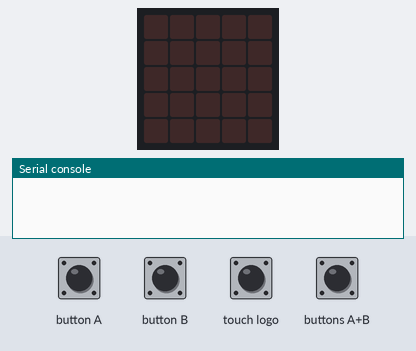
The program below on a simulated BBC micro:bit (MakeCode). Parts: the board's 5×5 LED display, the last lines printed to the serial console. The test bench sets the inputs (shaded band). Random numbers come from a fixed seed; no radio messages arrive unless stated (any console line starting 'radio sent:' is added by the test bench).

Above: at 1.2 s.
1.3 s: button A pressed for 0.15 s
At 1.8 s:
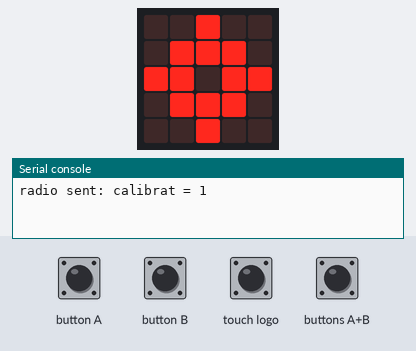
2.9 s: touch logo pressed for 0.15 s
At 4.2 s:
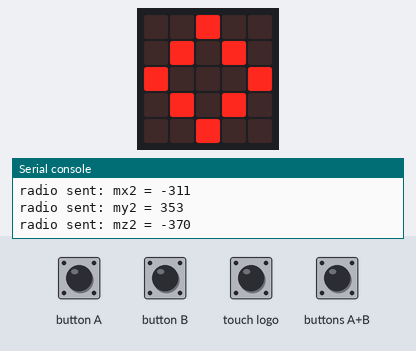
4.5 s: buttons A+B pressed for 0.15 s
At 5.5 s:
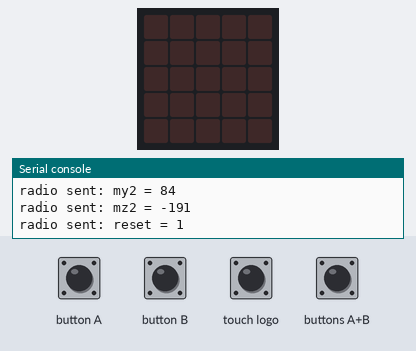
6.1 s: button A pressed for 0.15 s
At 6.7 s:
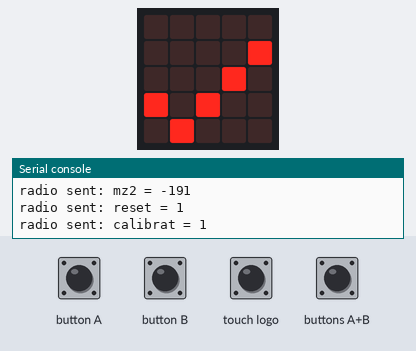
Timing chart, 0 to 9.1 s (numbered marks = the images above; inputs shaded):
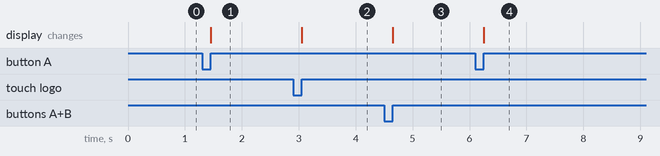

The program:

main.ts
```typescript
// Calibration mode on Button A press
input.onButtonPressed(Button.A, function () {
    if (calibrationStep == 0) {
        radio.sendValue("calibrate_start", 1)
        calibrationStep = 1
        basic.showIcon(IconNames.Target)
    } else if (calibrationStep == 1) {
        radio.sendValue("calibrate_set", 1)
        calibrationStep = 0
        basic.showIcon(IconNames.Yes)
    }
})
// Reset on Button A + B press
input.onButtonPressed(Button.AB, function () {
    radio.sendValue("reset", 1)
    repCount1 = 0
    repCount2 = 0
    score1 = 0
    score2 = 0
    running = false
    simulate = false
    basic.clearScreen()
})
// Action mode on Button B press
input.onButtonPressed(Button.B, function () {
    if (!(simulate)) {
        radio.sendValue("action", 1)
        running = true
    } else {
        simulate = false
        running = false
        basic.clearScreen()
    }
})
// Handle received values for pitch, roll, rep time, scores, and sensor data
radio.onReceivedValue(function (name, value) {
    if (name == "calibrated1" || name == "calibrated2") {
        basic.showIcon(IconNames.Target)
    } else if (name == "pitch1") {
        serial.writeValue(name, value)
    } else if (name == "roll1") {
        serial.writeValue(name, value)
    } else if (name == "pitch2") {
        serial.writeValue(name, value)
    } else if (name == "roll2") {
        serial.writeValue(name, value)
    } else if (name == "repTime1") {
        repCount1 += 1
        basic.showNumber(repCount1)
        serial.writeValue("repCount1", repCount1)
    } else if (name == "repTime2") {
        repCount2 += 1
        basic.showNumber(repCount2)
        serial.writeValue("repCount2", repCount2)
    } else if (name == "score1") {
        score1 = value
        basic.showNumber(score1)
        serial.writeValue("score1", score1)
    } else if (name == "score2") {
        score2 = value
        basic.showNumber(score2)
        serial.writeValue("score2", score2)
    } else if (name == "ax1") {
        ax1 = value
    } else if (name == "ay1") {
        ay1 = value
    } else if (name == "az1") {
        az1 = value
    } else if (name == "mx1") {
        mx1 = value
    } else if (name == "my1") {
        my1 = value
    } else if (name == "mz1") {
        mz1 = value
    } else if (name == "ax2") {
        ax2 = value
    } else if (name == "ay2") {
        ay2 = value
    } else if (name == "az2") {
        az2 = value
    } else if (name == "mx2") {
        mx2 = value
    } else if (name == "my2") {
        my2 = value
    } else if (name == "mz2") {
        mz2 = value
    }
})
// Toggle simulation mode on logo press
input.onLogoEvent(TouchButtonEvent.Pressed, function () {
    simulate = !(simulate)
    if (simulate) {
        running = true
        basic.showIcon(IconNames.Diamond)
    } else {
        running = false
        basic.clearScreen()
    }
})
let simulatedScore2 = 0
let simulatedRepTime2 = 0
let simulatedRoll2 = 0
let simulatedPitch2 = 0
let simulatedScore1 = 0
let simulatedRepTime1 = 0
let simulatedRoll1 = 0
let simulatedPitch1 = 0
let mz2 = 0
let my2 = 0
let mx2 = 0
let az2 = 0
let ay2 = 0
let ax2 = 0
let mz1 = 0
let my1 = 0
let mx1 = 0
let az1 = 0
let ay1 = 0
let ax1 = 0
let simulate = false
let running = false
let score2 = 0
let score1 = 0
let repCount2 = 0
let repCount1 = 0
let calibrationStep = 0
// Set radio group
radio.setGroup(10)
basic.forever(function () {
    if (simulate) {
        simulatedPitch1 = Math.randomRange(0, 90)
        simulatedRoll1 = Math.randomRange(0, 90)
        simulatedRepTime1 = Math.randomRange(1000, 3000)
        simulatedScore1 = Math.randomRange(0, 10)
        simulatedPitch2 = Math.randomRange(0, 90)
        simulatedRoll2 = Math.randomRange(0, 90)
        simulatedRepTime2 = Math.randomRange(1000, 3000)
        simulatedScore2 = Math.randomRange(0, 10)
        radio.sendValue("pitch1", simulatedPitch1)
        radio.sendValue("roll1", simulatedRoll1)
        radio.sendValue("repTime1", simulatedRepTime1)
        radio.sendValue("score1", simulatedScore1)
        radio.sendValue("pitch2", simulatedPitch2)
        radio.sendValue("roll2", simulatedRoll2)
        radio.sendValue("repTime2", simulatedRepTime2)
        radio.sendValue("score2", simulatedScore2)
        radio.sendValue("ax1", Math.randomRange(-1024, 1024))
        radio.sendValue("ay1", Math.randomRange(-1024, 1024))
        radio.sendValue("az1", Math.randomRange(-1024, 1024))
        radio.sendValue("mx1", Math.randomRange(-512, 512))
        radio.sendValue("my1", Math.randomRange(-512, 512))
        radio.sendValue("mz1", Math.randomRange(-512, 512))
        radio.sendValue("ax2", Math.randomRange(-1024, 1024))
        radio.sendValue("ay2", Math.randomRange(-1024, 1024))
        radio.sendValue("az2", Math.randomRange(-1024, 1024))
        radio.sendValue("mx2", Math.randomRange(-512, 512))
        radio.sendValue("my2", Math.randomRange(-512, 512))
        radio.sendValue("mz2", Math.randomRange(-512, 512))
    }
})
// Data logging and simulation
loops.everyInterval(100, function () {

})
```

test.ts
```typescript
// tests go here; this will not be compiled when this package is used as an extension.
```

Measured:
- after the input at 1.3 s, the display: changes after 0.15 s (image 1)
- after the input at 2.9 s, the display: changes after 0.15 s (image 2)
- after the input at 4.5 s, the display: changes after 0.15 s (image 3)
- after the input at 6.1 s, the display: changes after 0.15 s (image 4)
